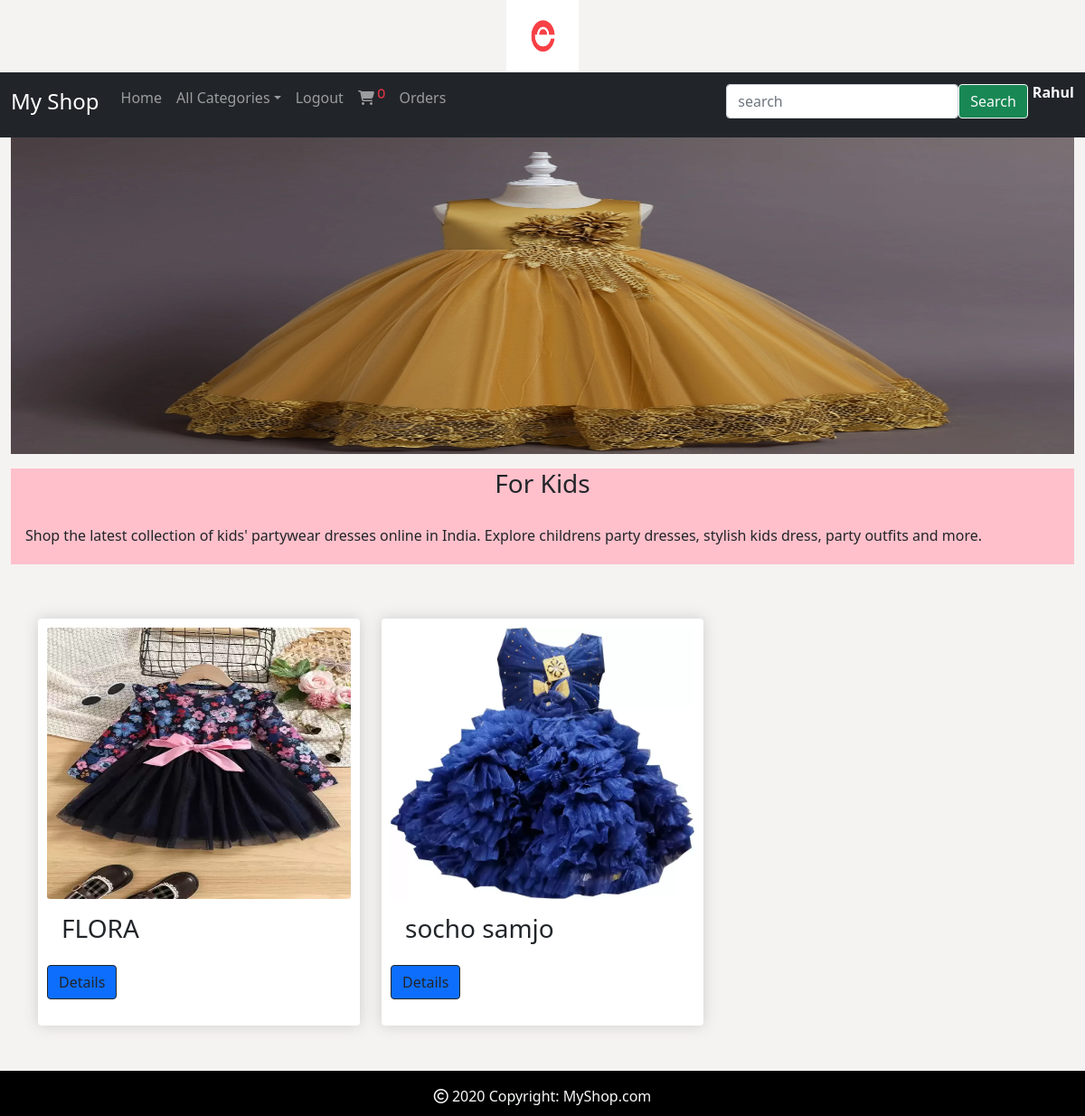
Screenshot of /product/Kids (signed in) with the database file from the repository.
### shop/models.py (models this page shows, shortened)
class Category(models.Model):
    name=models.CharField(max_length=30)
    desc=models.TextField()
    image=models.ImageField(upload_to='category',null=True,blank=True)

class Product(models.Model):
    name=models.CharField(max_length=30)
    desc=models.TextField()
    image=models.ImageField(upload_to='product',blank=True,null=True)
    price=models.DecimalField(max_digits=10,decimal_places=2)
    stock=models.IntegerField()
    available=models.BooleanField(default=True)
    created=models.DateTimeField(auto_now_add=True)
    updated=models.DateTimeField(auto_now=True)
    category=models.ForeignKey(Category,on_delete=models.CASCADE)

### shop/views.py (the view)
# urls.py: path('product/<p>', views.products, name='product'),
@login_required
def products(request,p):
    i=Category.objects.get(name=p)
    c=Product.objects.filter(category=i)
    return render(request,template_name='products.html',context={'i':i,'c':c})

### cart/context_processors.py (called while the page is built)
def total(request):
    item_count=0
    if request.user.is_authenticated:
        u=request.user
        try:
            c = Cart.objects.filter(user=u)
            for i in c:
                item_count +=i.quantity
        except:
            item_count=0
    return{'count':item_count}

### shop/context_processors.py (called while the page is built)
def menulinks(request):
    links=Category.objects.all()
    return {'links':links}

### templates/products.html
{%extends 'base.html'%}
{%load static%}
{%block body%}
<div class="container-fluid">
    <img src="{{i.image.url}}" height="350px" width="100%;">
</div>
<div class="container-fluid mt-3">
    <div style="background-color:pink; margin-bottom:60px;">
        <h3 class="text-center">For {{i.name}}</h3>
        <p style="text-align:justify; line-height:2;" class="p-3">{{i.desc}}</p>
    </div>
</div>
<div class="container" style="margin-bottom:100px;">
    <div class="row">
        {%for i in c%}
        <div class="col-md-4">
            <div class="box-element" style="height:450px;">
                <img class="card-img-top box card-img" src="{{i.image.url}}" height="300px;">
                <div class="card-body">
                    <h3 class="card-title">{{i.name}}</h3>
                </div>
                    <a class="btn btn-primary btn-outline-dark" href="{%url 'shop:details' i.id%}">Details</a>
            </div>
        </div>
        {%endfor%}
    </div>
</div>
{%endblock%}

### templates/base.html (shortened to what this page needs)
<!DOCTYPE html>
{%load static%}
<html lang="en">
<head>
    <link href="https://cdn.jsdelivr.net/npm/bootstrap@5.0.2/dist/css/bootstrap.min.css" rel="stylesheet">
    <link rel="stylesheet" type="text/css" href="{%static 'css/style.css'%}">
    <link rel="stylesheet" type="text/css" href="{%static 'css/style.css'%}">
    <link rel="stylesheet" href="https://cdnjs.cloudflare.com/ajax/libs/font-awesome/6.5.1/css/all.min.css" />
</head>
<body>
<header>
    <div class="container-fluid">
        <center><img src="{%static 'images/logo.png'%}" height="80px" width="80px"></center>
    </div>
</header>
<nav class="navbar navbar-expand-lg navbar-dark bg-dark">
    <div class="container-fluid">
        <a class="navbar-brand" href="#"><h4>My Shop</h4></a>
        <div class="mb-2 collapse navbar-collapse" id="navbarSupportedContent">
            <ul class="navbar-nav me-auto mb-2">
                <li class="nav-item">
                    <a class="nav-link" href="{%url 'shop:home'%}">Home</a>
                </li>
                <li class="nav-item dropdown">
                    <a class="nav-link dropdown-toggle" href="#" id="navdropdown" data-bs-toggle="dropdown" role="button">All Categories</a>
                 {%if user.is_authenticated%}
                <li class="nav-item">
                    <a class="nav-link" href="{%url 'shop:logout'%}">Logout</a>
                </li>
                    {% if user.is_superuser == False %}
                </li>
                 <li class="nav-item">
                     <a class="nav-link" href="{%url 'cart:cartview'%}"><i class="fa-solid fa-cart-shopping"> <sup class="text-danger">{{count}}</sup></i></a>
                </li>
                <li class="nav-item">
                    <a class="nav-link" href="{%url 'cart:yourorders'%}">Orders</a>
                </li>
                {% endif %}
                {%endif%}
            </ul>
            {%if user.is_authenticated%}
            <form class="d-flex" method="post" action="{%url 'search:search'%}">
                <input type="search" class="form-control" placeholder="search" name="s">
                <button class="btn btn-success btn-outline-light" type="submit"> Search </button>
                <h6 class="fw-bold text-light" style="padding-left:5px;"> {{user.username}}</h6>
            </form>
            {%endif%}
        </div>
    </div>
</nav>
{%block body%}
{%endblock%}
<footer class="text-lg-start text-light footer">
  <div class="text-center p-3">
    <i class="fa-regular fa-copyright"></i> 2020 Copyright:
    <a class="text-light" href="#" style="text-decoration: none;">MyShop.com</a>
  </div>
</footer>
</body>
</html>

### static/css/style.css (style rules this page uses)
body { background-color: #f5f3f2; }
.footer { background-color:black; text-align:center; width:100%; height:50px; position:fixed; bottom:0; left:0; }
.card-img { width:100%; }
.box-element { box-shadow:hsl(0, 0%, 80%) 0 0 16px; background-color: #fff; border-radius: 4px; padding: 10px; }

### rows the page displays
Category: image (picture), name "Kids", desc "Shop the latest collection of kids' partywear dresses online in India. Explore childrens party dresses, stylish kids dress, party outfits and more."
Product: image (picture), name "FLORA"
Product: image (picture), name "socho samjo"

### other values shown
{{ count }} "0"
{{ user.username }} "Rahul"
